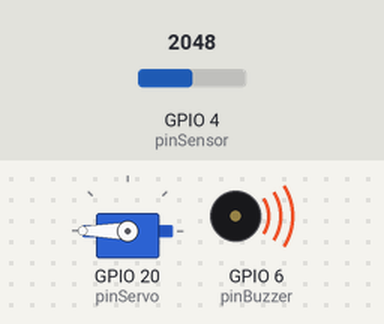
Bench run of a sketch on a simulated ESP32-S3. On the bench: servo, buzzer (waves = sounding, pin HIGH). The test bench sets the inputs (shaded band); at power-on: GPIO 4 (pinSensor) = 2048. WiFi joins after 1.5 s; servers stay silent unless stated; no MQTT or app messages arrive unless stated; what the sketch prints to the serial monitor is not drawn.

Above: at 2.4 s.
2.8 s: GPIO 4 (pinSensor) set to 1540
5.8 s: GPIO 4 (pinSensor) set to 1458
At 7.2 s:
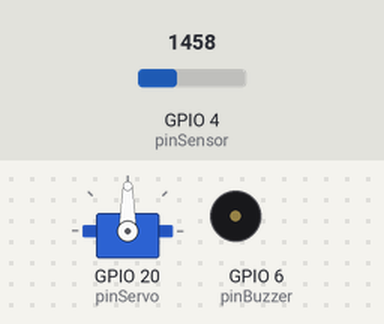
10.4 s: GPIO 4 (pinSensor) set to 2047
At 10.65 s:
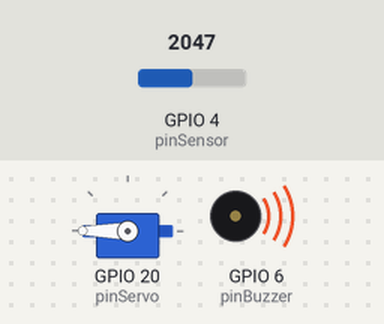
13.4 s: GPIO 4 (pinSensor) set to 1460
At 14.3 s:
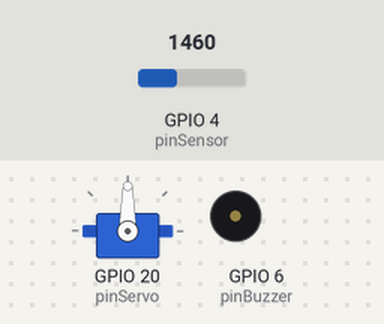
Timing chart, 0 to 15.9 s (numbered marks = the images above; inputs shaded):
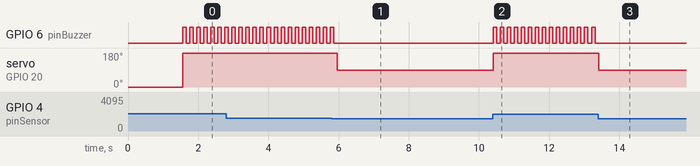

Measured:
- the behaviour switches between 1501 and 1500 on GPIO 4 (pinSensor) (found by bisection; images 0 and 1)
- after the input at 5.8 s, GPIO 6 (pinBuzzer): goes on until 5.9 s, then stays LOW; servo on GPIO 20 (pinServo): 180° → 90° after 0.17 s
- after the input at 10.4 s, GPIO 6 (pinBuzzer): alternates HIGH for 0.10 s and LOW for 0.10 s, starting at once; servo on GPIO 20 (pinServo): 90° → 180° at once
- after the input at 13.4 s, GPIO 6 (pinBuzzer): stops changing and stays LOW; servo on GPIO 20 (pinServo): 180° → 90° at once
- by itself, GPIO 6 (pinBuzzer): alternates HIGH for 0.10 s and LOW for 0.10 s

The sketch:

posttest3.ino
```cpp
#include <WiFi.h>
#include <PubSubClient.h>
#include <ESP32Servo.h>

// --- KONFIGURASI WIFI & MQTT ---
const char* ssid = "Redmi Note 13";
const char* password = "rumahorbo";
const char* mqtt_server = "broker.emqx.io";

WiFiClient espClient;
PubSubClient client(espClient);

// --- DEFINISI PIN ---
const int pinSensor = 4;
const int pinBuzzer = 6;
const int pinServo  = 20;

// --- VARIABEL PENAMPUNG ---
int nilaiAir = 0;
Servo pintuAir;

// --- VARIABEL KONTROL & MODE ---
bool isAuto = true;
int manualServoPos = 0;
bool manualBuzzer = false;

// --- VARIABEL TIMER ---
unsigned long waktuSebelumnya = 0;
const long intervalPublish = 2000; // 2 detik untuk kirim data ke Kodular

// Fungsi menerima pesan dari Kodular
void callback(char* topic, byte* payload, unsigned int length) {
  String message = "";
  for (int i = 0; i < length; i++) {
    message += (char)payload[i];
  }

  Serial.print("Menerima [");
  Serial.print(topic);
  Serial.print("] : ");
  Serial.println(message);

  // Menerima Perintah Kontrol (Servo & Buzzer)
  if (String(topic) == "prak5/iot/control") {
    if (message == "0" || message == "90" || message == "180") {
      manualServoPos = message.toInt();
    } else if (message == "ON") {
      manualBuzzer = true;
    } else if (message == "OFF") {
      manualBuzzer = false;
    }
  }

  // Menerima Perintah Mode (Auto/Manual)
  else if (String(topic) == "prak5/iot/mode") {
    if (message == "AUTO") isAuto = true;
    else if (message == "MANUAL") isAuto = false;
  }
}

void setup_wifi() {
  Serial.begin(115200);
  WiFi.begin(ssid, password);
  while (WiFi.status() != WL_CONNECTED) {
    delay(500);
    Serial.print(".");
  }
  Serial.println("\nWiFi Connected");
}

void reconnect() {
  while (!client.connected()) {
    if (client.connect("ESP32_Dam_Client_Baru")) {
      Serial.println("MQTT Connected");
      client.subscribe("prak5/iot/control");
      client.subscribe("prak5/iot/mode");
    } else {
      delay(2000);
    }
  }
}

// Fungsi penentu status teks
String getStatusAir(int value) {
  if (value <= 800) return "Aman";
  else if (value <= 1500) return "Waspada";
  else return "Bahaya";
}

void setup() {
  setup_wifi();
  client.setServer(mqtt_server, 1883);
  client.setCallback(callback);

  pinMode(pinBuzzer, OUTPUT);

  // --- INISIALISASI SERVO ---
  ESP32PWM::allocateTimer(0);
  ESP32PWM::allocateTimer(1);
  pintuAir.setPeriodHertz(50);
  pintuAir.attach(pinServo, 500, 2400);
  pintuAir.write(0);

  Serial.println("Sistem Bendungan Pintar Aktif...");
}

void loop() {
  if (!client.connected()) reconnect();
  client.loop(); // Jaga koneksi MQTT tetap hidup

  // Baca sensor real-time
  nilaiAir = analogRead(pinSensor);
  String statusAir = getStatusAir(nilaiAir);
  unsigned long waktuSekarang = millis();

  int currentServo = 0;
  String currentBuzzer = "OFF";

  // --- LOGIKA KENDALI UTAMA ---
  if (isAuto) {
    // --- MODE OTOMATIS (Sesuai Referensi Terbaru) ---
    if (nilaiAir <= 800) {
      currentServo = 0;
      pintuAir.write(currentServo);
      digitalWrite(pinBuzzer, LOW);
      currentBuzzer = "OFF";

    } else if (nilaiAir > 800 && nilaiAir <= 1500) {
      currentServo = 90;
      pintuAir.write(currentServo);
      digitalWrite(pinBuzzer, LOW);
      currentBuzzer = "OFF";

    } else { // Kondisi Bahaya (> 1500)
      currentServo = 180;
      pintuAir.write(currentServo);
      currentBuzzer = "BERKEDIP";

      // Alarm tetap berkedip cepat saat bahaya menggunakan delay
      digitalWrite(pinBuzzer, HIGH);
      delay(100);
      digitalWrite(pinBuzzer, LOW);
      delay(100);
    }
  } else {
    // --- MODE MANUAL ---
    currentServo = manualServoPos;
    pintuAir.write(currentServo);

    if (manualBuzzer) {
      digitalWrite(pinBuzzer, HIGH);
      currentBuzzer = "ON";
    } else {
      digitalWrite(pinBuzzer, LOW);
      currentBuzzer = "OFF";
    }
  }

  // --- BAGIAN TAMPILAN & PENGIRIMAN KE KODULAR (Tiap 2 Detik) ---
  if (waktuSekarang - waktuSebelumnya >= intervalPublish) {
    waktuSebelumnya = waktuSekarang;

    // Tampilan di Serial Monitor
    Serial.print("--- Laporan Berkala (2s) ---");
    Serial.print(" Ketinggian Air: ");
    Serial.print(nilaiAir);
    Serial.printf(" [%s] | Mode: %s\n", statusAir.c_str(), isAuto ? "AUTO" : "MANUAL");

    // Kirim data ke Kodular
    client.publish("prak5/iot/SensorAir", String(nilaiAir).c_str());
    client.publish("prak5/iot/StatusLevel", statusAir.c_str());
    client.publish("prak5/iot/NilaiServo", String(currentServo).c_str());
    client.publish("prak5/iot/StatusBuzzer", currentBuzzer.c_str());
  }
}
```
